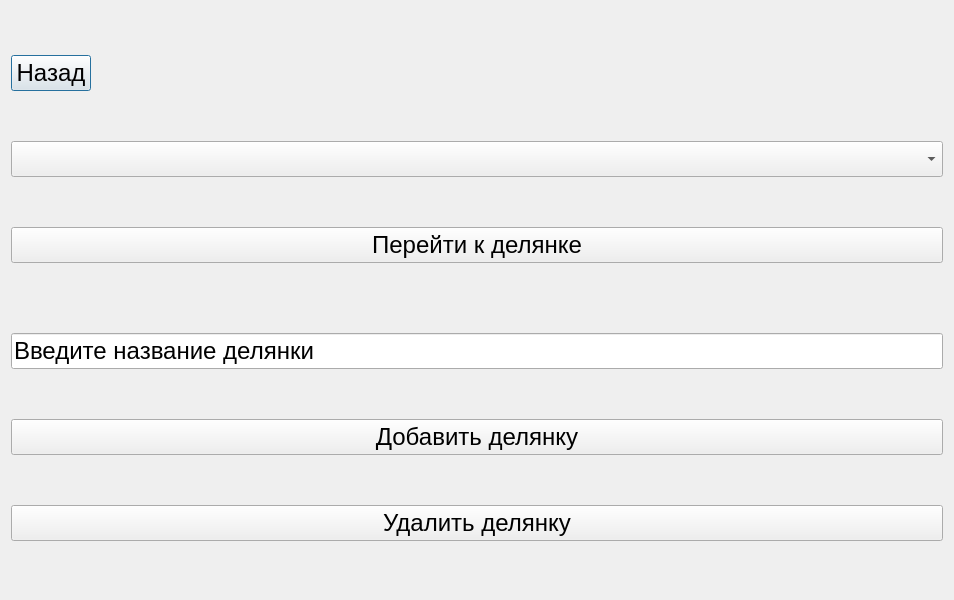
<?xml version="1.0" encoding="UTF-8"?>
<ui version="4.0">
 <class>Kvart</class>
 <widget class="QDialog" name="Kvart">
  <property name="geometry">
   <rect>
    <x>0</x>
    <y>0</y>
    <width>954</width>
    <height>600</height>
   </rect>
  </property>
  <property name="windowTitle">
   <string>Dialog</string>
  </property>
  <layout class="QVBoxLayout" name="verticalLayout">
   <item>
    <widget class="QPushButton" name="BackButton">
     <property name="sizePolicy">
      <sizepolicy hsizetype="Maximum" vsizetype="Maximum">
       <horstretch>0</horstretch>
       <verstretch>0</verstretch>
      </sizepolicy>
     </property>
     <property name="font">
      <font>
       <pointsize>18</pointsize>
      </font>
     </property>
     <property name="text">
      <string>Назад</string>
     </property>
    </widget>
   </item>
   <item>
    <widget class="QComboBox" name="comboBox">
     <property name="font">
      <font>
       <pointsize>18</pointsize>
      </font>
     </property>
    </widget>
   </item>
   <item>
    <widget class="QPushButton" name="InformationButton">
     <property name="font">
      <font>
       <pointsize>18</pointsize>
      </font>
     </property>
     <property name="text">
      <string>Перейти к делянке</string>
     </property>
    </widget>
   </item>
   <item>
    <spacer name="horizontalSpacer">
     <property name="orientation">
      <enum>Qt::Horizontal</enum>
     </property>
     <property name="sizeHint" stdset="0">
      <size>
       <width>40</width>
       <height>20</height>
      </size>
     </property>
    </spacer>
   </item>
   <item>
    <widget class="QLineEdit" name="lineEdit">
     <property name="font">
      <font>
       <pointsize>18</pointsize>
      </font>
     </property>
     <property name="text">
      <string>Введите название делянки</string>
     </property>
    </widget>
   </item>
   <item>
    <widget class="QPushButton" name="AddButton">
     <property name="font">
      <font>
       <pointsize>18</pointsize>
      </font>
     </property>
     <property name="text">
      <string>Добавить делянку</string>
     </property>
    </widget>
   </item>
   <item>
    <widget class="QPushButton" name="DelButton">
     <property name="font">
      <font>
       <pointsize>18</pointsize>
      </font>
     </property>
     <property name="text">
      <string>Удалить делянку</string>
     </property>
    </widget>
   </item>
  </layout>
 </widget>
 <resources/>
 <connections/>
</ui>
